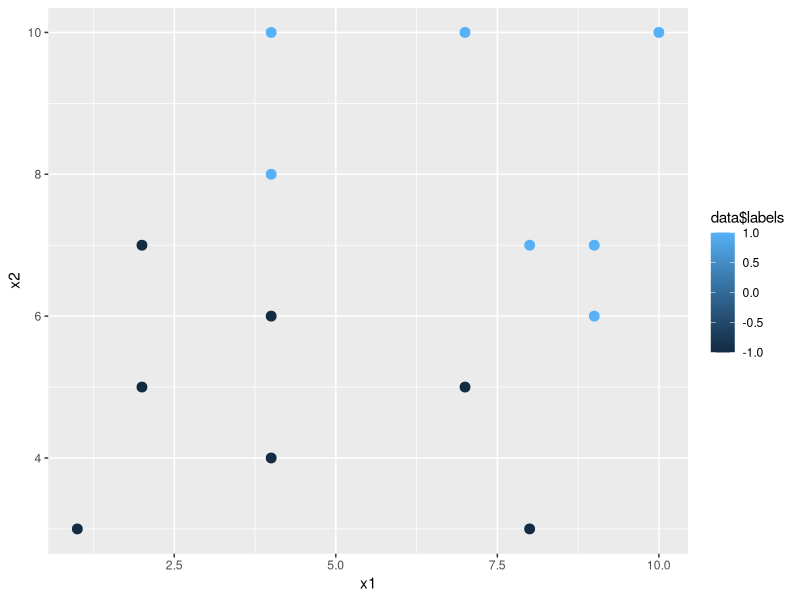

Source code (R):
#install.packages("ggplot2")
library("ggplot2")

# Ground Truth program to validate our implementation of SVM.

# Load data form file.
#data <- read.csv2("..\\data\\iris.csv", header=TRUE, sep=",")

# Load dummy data from test_svm.js. ToDo: export to file.
x1 <- c(4,4,7,8,9,9,10,1,2,2,4,4,7,8)
x2 <- c(8,10,10,7,6,7,10,3,5,7,4,6,5,3)
labels <- c(1,1,1,1,1,1,1,-1,-1,-1,-1,-1,-1,-1)
data <- data.frame(cbind(x1,x2,labels))
rm(x1,x2,labels)


# SVM.



# Results.
ggplot(data=data, aes(data$x1, data$x2, colour=data$labels)) + 
  geom_point(size=3) + 
  labs(x="x1", y="x2")
